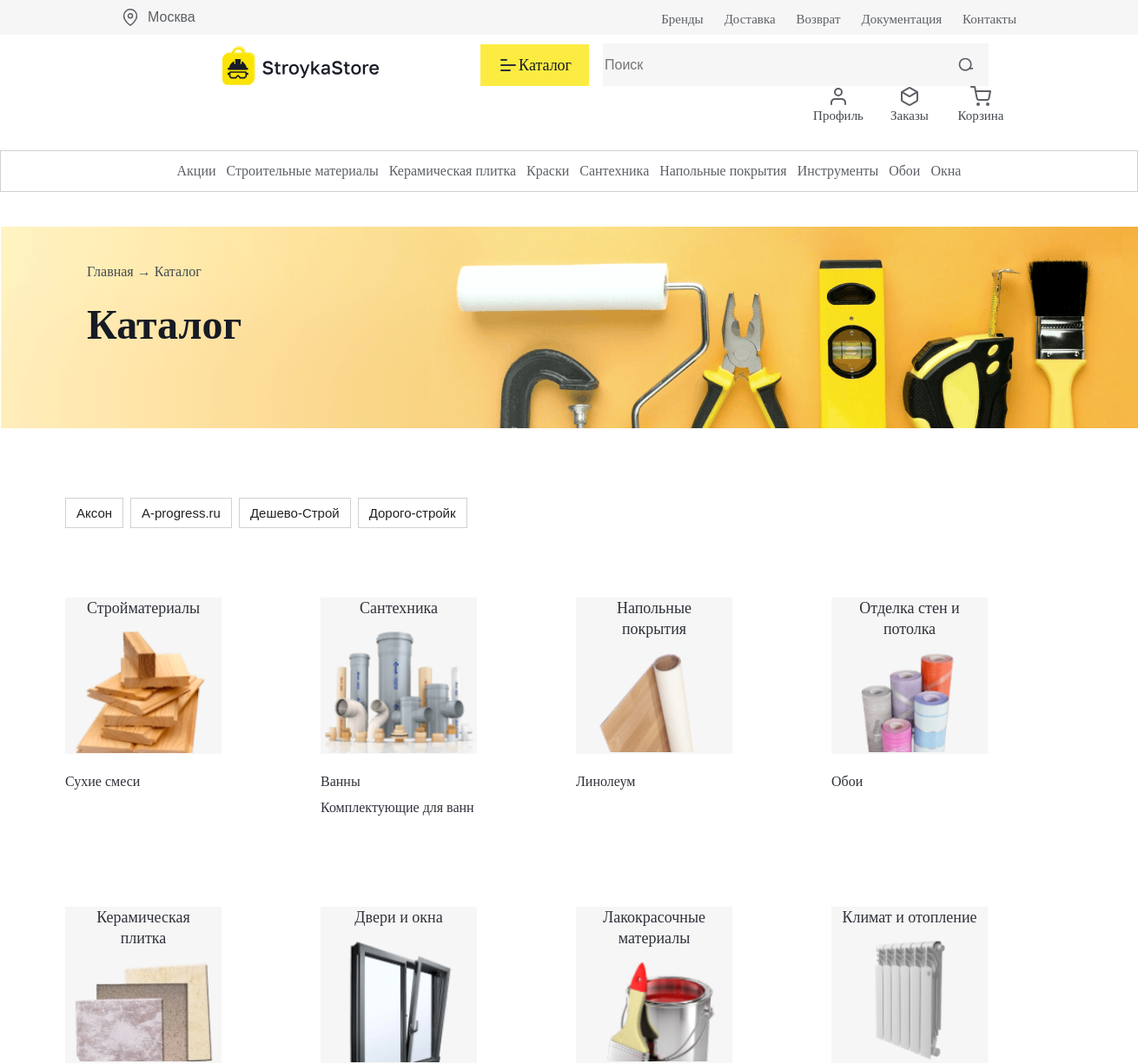
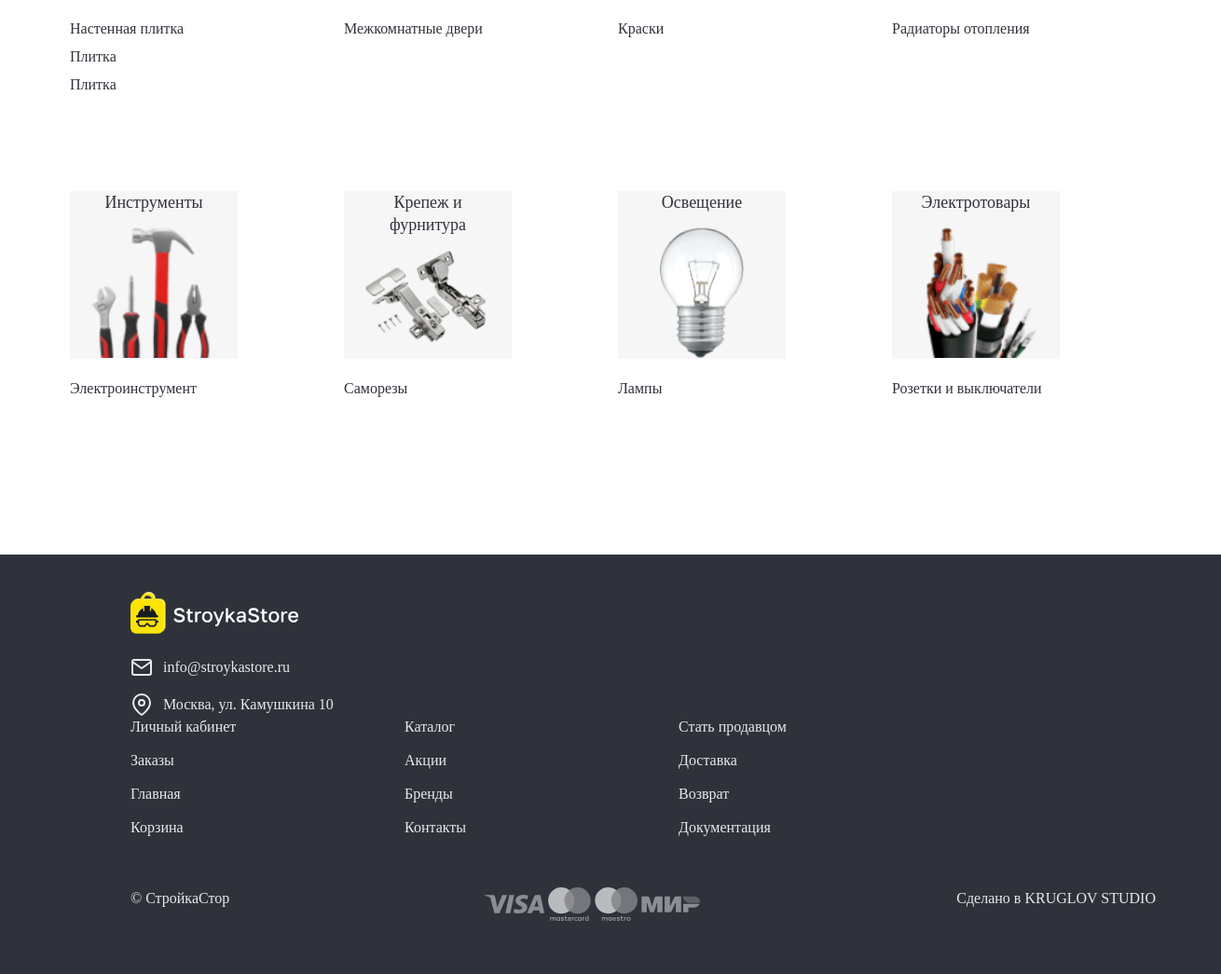
/catalog/ (signed in), run on the app's committed database (2 pictures, top to bottom).
### myapp/models.py (models this page shows, shortened)
class Supplier(models.Model):
    name = models.CharField(max_length=100)

class Category(models.Model):
    name = models.CharField(max_length=100)
    photo = models.ImageField(upload_to='category_photos/', null=True, blank=True)
    def __str__(self):
        return self.name

class Subcategory(models.Model):
    category = models.ForeignKey(Category, on_delete=models.CASCADE)
    name = models.CharField(max_length=100)

### myapp/views.py (the view)
# urls.py: path('catalog/', views.catalog, name='catalog'),
def catalog(request):
    categories = Category.objects.all()
    suppliers = Supplier.objects.all()
    subcategories = Subcategory.objects.all()
    data = {}
    for subcategory in subcategories:
        if not subcategory.category in data.keys():
            data[subcategory.category] = [subcategory.name]
        else:
            data[subcategory.category].append(subcategory.name)
    context = {
        'categories': categories,
        'suppliers': suppliers,
        'data': data,
        'user': request.user
    }
    return render(request, 'catalog.html', context=context)

### myapp/templates/catalog.html (shortened to what this page needs)
{% extends 'base.html' %}
{% load static %}
{% block css %}
<link rel="stylesheet" href="{% static 'css/catalog.css' %}">
{% endblock %}
{% block content %}
<main class="catalog">
    <div class="wrapper catalog__wrapper">
        <div class="catalog-text">
            <h3 class="catalog-desc">Главная → Каталог</h3>
            <h1 class="catalog-title">Каталог</h1>
        </div>
    </div>
</main>
<section class="catalog__suppliers">
    <div class="wrapper catalog__suppliers-wrapper">
        <ul class="catalog__suppliers-list">
            {% for supplier in suppliers %}
                <li class="catalog__suppliers-item">
                    <button class="catalog__suppliers-btn">
                        <p class="catalog__suppliers-text">{{ supplier.name }}</p>
                    </button>
                </li>
            {% endfor %}
        </ul>
    </div>
</section>
<section class="catalog__categories">
    <div class="wrapper catalog__categories-wrapper">
        <ul class="catalog__categories-list">
            {% for key, value in data.items %}
                <li class="catalog__categories-item">
                    <div class="catalog__categories-block">
                        <h2 class="catalog__categories-item-title">
                            {{ key }}
                        </h2>
                        <img src="{{ key.photo.url }}" alt="фото категории" class="catalog__categories-img">
                    </div>
                    <ul class="sub-categories-list">
                        {% for subcategory in value %}
                            <li class="sub-categories-item">
                                <a href="/catalog/{{key.name}}/{{ subcategory }}/" class="sub-categories-item-title">
                                    {{ subcategory }}
                                </a>
                            </li>
                        {% endfor %}
                    </ul>
                </li>
            {% endfor %}
        </ul>
    </div>
</section>
{% endblock %}

### static/css/base.css (style rules this page uses)
html { -webkit-box-sizing: border-box; box-sizing: border-box; }
*, *::before, *::after { -webkit-box-sizing: inherit; box-sizing: inherit; }
button, a { user-select: none; }
body { font-family: Crimson Text; font-size: 16px; font-weight: 400; line-height: 1.2; color: rgb(47, 50, 58); width: 100%; }
.wrapper { max-width: 1440px; margin: 0 auto; }
img { max-width: 100%; height: auto; }

### myapp/static/css/catalog.css (style rules this page uses)
.catalog { margin-bottom: 80px; }
.catalog__wrapper { max-width: 1360px; height: 232px; position: relative; background: url("../img/catalog/catalog-main.png") no-repeat; }
.catalog-text { position: absolute; top: 40px; left: 100px; }
.catalog-desc { color: rgb(69, 73, 80); line-height: 150%; margin-bottom: 20px; }
.catalog-title { color: rgb(23, 27, 36); font-size: 48px; font-weight: 700; line-height: 120%; }
.catalog__suppliers { margin-bottom: 80px; }
.catalog__suppliers-wrapper { max-width: 1160px; }
.catalog__suppliers-list { display: flex; flex-wrap: wrap; justify-content: flex-start; gap: 8px; }
.catalog__suppliers-btn { padding: 8px 12px; background: white; border: 1px solid rgb(209, 209, 211); }
.catalog__suppliers-item { color: rgb(23, 27, 36); font-size: 15px; line-height: 145%; }
.catalog__categories { margin-bottom: 80px; }
.catalog__categories-wrapper { max-width: 1160px; }
.catalog__categories-list { display: flex; flex-wrap: wrap; justify-content: flex-start; gap: 16px; }
.catalog__categories-item { margin-bottom: 80px; }
.catalog__categories-block { height: 180px; width: 180px; margin-bottom: 20px; position: relative; background: rgb(246, 246, 246); }
.catalog__categories-item-title { margin-left: 12px; width: 156px; color: rgb(47, 50, 58); font-size: 18px; line-height: 136%; text-align: center; margin-bottom: 15px; }
.catalog__categories-img { object-fit: cover; display: block; margin: 0 auto; }
.sub-categories-item-title { color: rgb(47, 50, 58); line-height: 150%; text-align: left; margin-bottom: 12px; text-decoration: none; }
.catalog__categories-item { width: 278px; }
.sub-categories-item { height: 30px; }

### data on the page
Supplier: name "Аксон"
Supplier: name "A-progress.ru"
Supplier: name "Дешево-Строй"
Supplier: name "Дорого-стройк"
Category: name "Стройматериалы", photo (picture)
Subcategory: value "Сухие смеси"
Category: name "Сантехника", photo (picture)
Subcategory: value "Ванны"
Subcategory: value "Комплектующие для ванн"
Category: name "Напольные покрытия", photo (picture)
Subcategory: value "Линолеум"
Category: name "Отделка стен и потолка", photo (picture)
Subcategory: value "Обои"
Category: name "Керамическая плитка", photo (picture)
Subcategory: value "Настенная плитка"
Subcategory: value "Плитка"
Subcategory: value "Плитка"
Category: name "Двери и окна", photo (picture)
Subcategory: value "Межкомнатные двери"
Category: name "Лакокрасочные материалы", photo (picture)
Subcategory: value "Краски"
Category: name "Климат и отопление", photo (picture)
Subcategory: value "Радиаторы отопления"
Category: name "Инструменты", photo (picture)
Subcategory: value "Электроинструмент"
Category: name "Крепеж и фурнитура", photo (picture)
Subcategory: value "Саморезы"
Category: name "Освещение", photo (picture)
Subcategory: value "Лампы"
Category: name "Электротовары", photo (picture)
Subcategory: value "Розетки и выключатели"
